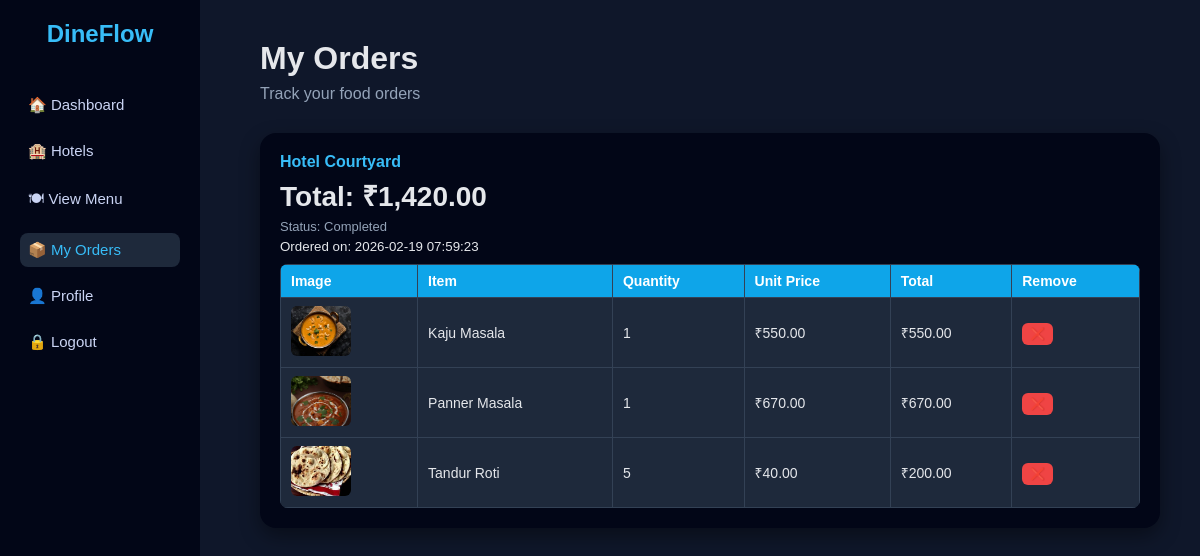
Screenshot of /Customer/orders.php (signed in) with the database file from the repository.
### tables this page shows
CREATE TABLE `orders` (
  `id` int(11) NOT NULL,
  `user_id` int(11) DEFAULT NULL,
  `hotel_id` int(11) DEFAULT NULL,
  `total_amount` decimal(10,2) DEFAULT NULL,
  `order_status` enum('Pending','Preparing','Completed','Cancelled') DEFAULT 'Pending',
  `order_date` timestamp NOT NULL DEFAULT current_timestamp(),
  `status` varchar(50) DEFAULT 'Pending',
  `dishes` text DEFAULT NULL
);

CREATE TABLE `hotels` (
  `id` int(11) NOT NULL,
  `hotel_name` varchar(150) NOT NULL,
  `location` varchar(255) DEFAULT NULL,
  `contact` varchar(20) DEFAULT NULL,
  `created_at` timestamp NOT NULL DEFAULT current_timestamp(),
  `image` varchar(255) DEFAULT NULL,
  `status` varchar(50) DEFAULT 'active'
);

CREATE TABLE `order_items` (
  `id` int(11) NOT NULL,
  `order_id` int(11) DEFAULT NULL,
  `menu_id` int(11) DEFAULT NULL,
  `quantity` int(11) NOT NULL,
  `price` decimal(10,2) NOT NULL
);

CREATE TABLE `menu` (
  `id` int(11) NOT NULL,
  `hotel_id` int(11) DEFAULT NULL,
  `item_name` varchar(150) NOT NULL,
  `description` text DEFAULT NULL,
  `category` varchar(100) DEFAULT NULL,
  `price` decimal(10,2) NOT NULL,
  `image` varchar(255) DEFAULT NULL,
  `created_at` timestamp NOT NULL DEFAULT current_timestamp(),
  `status` varchar(20) NOT NULL DEFAULT 'Available'
);

### Customer/orders.php (the view, shortened to what this page needs)
<?php
include '../db.php';
$user_id = $_SESSION['user_id'];
$query = mysqli_query($conn, "
    SELECT o.*, h.hotel_name
    FROM orders o
    JOIN hotels h ON o.hotel_id = h.id
    WHERE o.user_id = $user_id
    ORDER BY o.id DESC
");
?>
<!DOCTYPE html>
<html>
<head>
<link rel="stylesheet" href="../assets/css/customer.css">
</head>
<body>
<div class="sidebar">
    <h2>DineFlow</h2>
    <ul>
        <li><a href="dashboard.php">🏠 Dashboard</a></li>
        <li><a href="hotels.php">🏨 Hotels</a></li>
        <li><a href="menu.php">🍽 View Menu</a></li>
        <li><a class="active" href="orders.php">📦 My Orders</a></li>
        <li><a href="profile.php">👤 Profile</a></li>
        <li><a href="/DineFlow/logout.php">🔒 Logout</a></li>
    </ul>
</div>
<div class="main-content">
<header>
    <h1>My Orders</h1>
    <p>Track your food orders</p>
</header>
<section class="cards">
<?php if (mysqli_num_rows($query) > 0): ?>
    <?php while ($row = mysqli_fetch_assoc($query)): ?>
        <div class="card">
            <h3><?php echo htmlspecialchars($row['hotel_name']); ?></h3>
            <p><strong>Total: ₹<?php echo number_format($row['total_amount'],2); ?></strong></p>
            <span>Status: <?php echo htmlspecialchars($row['status']); ?></span>
            <small>Ordered on: <?php echo $row['order_date']; ?></small>
            <?php
            $order_id = $row['id'];
            $items = mysqli_query($conn, "
                SELECT oi.id as order_item_id,
                       oi.quantity,
                       oi.price,
                       m.item_name,
                       m.image
                FROM order_items oi
                JOIN menu m ON oi.menu_id = m.id
                WHERE oi.order_id = $order_id
            ");
            if(mysqli_num_rows($items) > 0):
            ?>
            <table class="order-items">
                <tr>
                    <th>Image</th>
                    <th>Item</th>
                    <th>Quantity</th>
                    <th>Unit Price</th>
                    <th>Total</th>
                    <th>Remove</th>
                </tr>
                <?php while($item = mysqli_fetch_assoc($items)): ?>
                <tr>
                    <td>
                        <img src="../uploads/<?php echo htmlspecialchars($item['image']); ?>"
                             style="width:60px;height:50px;object-fit:cover;border-radius:6px;">
                    </td>
                    <td><?php echo htmlspecialchars($item['item_name']); ?></td>
                    <td><?php echo $item['quantity']; ?></td>
                    <td>₹<?php echo number_format($item['price'],2); ?></td>
                    <td>₹<?php echo number_format($item['quantity'] * $item['price'],2); ?></td>
                    <td>
                        <a href="orders.php?delete_item=<?php echo $item['order_item_id']; ?>"
                           onclick="return confirm('Remove this item?');"
                           class="delete-item-btn">❌</a>
                    </td>
                </tr>
                <?php endwhile; ?>
            </table>
            <?php endif; ?>
        </div>
    <?php endwhile; ?>
<?php else: ?>
    <p>No orders placed yet.</p>
<?php endif; ?>
</section>
</div>
</body>
</html>

### assets/css/customer.css (style rules this page uses)
* { margin: 0; padding: 0; box-sizing: border-box; font-family: 'Poppins', sans-serif; }
body { background: #0f172a; color: #e5e7eb; }
.sidebar { position: fixed; width: 240px; height: 100vh; background: #020617; padding: 25px; }
.sidebar h2 { color: #38bdf8; text-align: center; margin-bottom: 40px; }
.sidebar ul { list-style: none; }
.sidebar ul li { margin-bottom: 20px; }
.sidebar ul li a { text-decoration: none; color: #cbd5f5; font-size: 15px; display: block; padding: 12px; border-radius: 8px; transition: 0.3s; }
.sidebar ul li a:hover, .sidebar ul li a.active { background: #1e293b; color: #38bdf8; }
.main-content { margin-left: 260px; padding: 30px; }
header { margin-bottom: 30px; }
header p { color: #94a3b8; margin-top: 8px; }
.cards { display: grid; grid-template-columns: repeat(auto-fit, minmax(220px, 1fr)); gap: 20px; margin-bottom: 40px; }
.card { background: #020617; padding: 25px; border-radius: 14px; box-shadow: 0 10px 25px rgba(0,0,0,0.5); transition: transform 0.3s; }
.card h3 { color: #38bdf8; font-size: 16px; margin-bottom: 15px; }
.card p { font-size: 28px; font-weight: 600; }
.card span { font-size: 13px; color: #94a3b8; }

### Customer/orders.php (style rules this page uses)
.order-items { margin-top: 10px; border-collapse: collapse; width: 100%; }
.order-items th, .order-items td { border: 1px solid #ccc; padding: 8px 10px; font-size: 14px; text-align: left; }
.order-items th { background: #f3f4f6; color: #000; }
.card { background: #020617; border-radius: 16px; padding: 20px; margin-bottom: 30px; box-shadow: 0 8px 20px rgba(0,0,0,0.4); color: #e5e7eb; }
.card h3 { margin-bottom: 5px; }
.card p, .card span, .card small { display: block; margin-bottom: 5px; }
.card table { margin-top: 10px; background: #1e293b; border-radius: 8px; overflow: hidden; }
.card table th, .card table td { background: #1e293b; color: #e5e7eb; border: 1px solid #334155; }
.card table th { background: #0ea5e9; color: #fff; }
.delete-item-btn { padding: 4px 8px; border-radius: 6px; background: #ef4444; color: #fff; text-decoration:none; font-size:12px; }
.sidebar { width:200px; position:fixed; top:0; left:0; height:100%; background:#020617; padding:20px; }
.sidebar h2 { color:#38bdf8; text-align:center; margin-bottom:40px; }
.sidebar ul { list-style:none; }
.sidebar ul li { margin-bottom:12px; }
.sidebar ul li a { color:#cbd5f5; text-decoration:none; padding:8px; display:block; border-radius:8px; }
.sidebar ul li a.active, .sidebar ul li a:hover { background:#1e293b; color:#38bdf8; }
.main-content { margin-left:220px; padding:40px; }

### rows the page displays
orders: hotel.hotel_name "Hotel Courtyard", total_amount "1,420.00", status "Completed", order_date "2026-02-19 07:59:23"
order_items: menu.image (picture), menu.item_name "Kaju Masala", quantity "1", price "550.00", $item['quantity']*$item['price'] "550.00"
order_items: menu.image (picture), menu.item_name "Panner Masala", quantity "1", price "670.00", $item['quantity']*$item['price'] "670.00"
order_items: menu.image (picture), menu.item_name "Tandur Roti", quantity "5", price "40.00", $item['quantity'] * $item['price'] "200.00"
